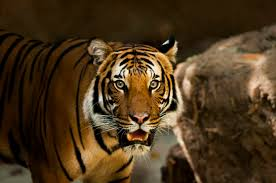
#> input picture Experiment8/image.jpg, 276 x 183 px
$ jupyter execute 'Experiment 8.ipynb'
#> lines starting #> are read from the running program, lines starting #| are printed output that depends on the picture
## High Pass Filter In Frequency Domain

[cell 1]
import cv2
import numpy as np
from matplotlib import pyplot as plt
image = cv2.imread('image.jpg', cv2.IMREAD_GRAYSCALE)
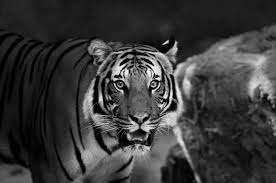
#> image: shape (183, 276); min 0, max 255, mean 57.3

[cell 2]
plt.imshow(image, cmap='gray')
plt.axis("off")
row, col = image.shape
#> row = 183; col = 276

[cell 3]
def centering(image):
  # [4 lines of commented-out code are left out]

  new_image = np.fft.fftshift(image)
  return new_image
# This is not working

## High Pass Filter

[cell 4]
D = np.zeros((row, col))
for i in range(row):
    for j in range(col):
        D[i][j] = np.sqrt((i - row/2) ** 2 + (j - col/2) ** 2)
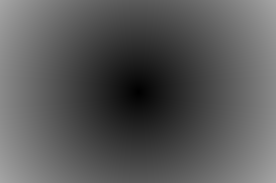
#> D: shape (183, 276) float64; min 0.5, max 165.6, mean 88.9

[cell 5]
def dft2d(image):
    F_uv=np.fft.fft2(image)
    return F_uv

### Ideal HPF

[cell 6]
def high_pass_filter(image, D0):
#> called with D0 = 70
    M, N = image.shape
#> M = 183; N = 276

    dft_shifted = np.fft.fftshift(np.fft.fft2(image))

    # ideal low pass filter
    for u in range(M):
        for v in range(N):
            if D[u, v] < D0:
                dft_shifted[u, v] = 0
    ideal_result = np.real(np.fft.ifft2(np.fft.ifftshift(dft_shifted)))
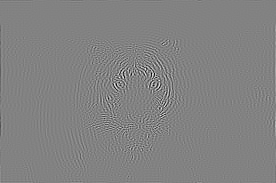
#> ideal_result: shape (183, 276) float64; min -99.57, max 95.18, mean 0; drawn with min black and max white
    return np.abs(ideal_result)
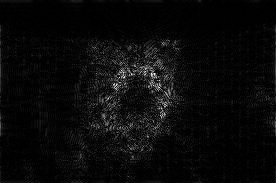
#> returned value: shape (183, 276) float64; min 0.000154, max 99.57, mean 4.1; drawn with min black and max white

[cell 7]
D0 = 70
low_pass_filtered = high_pass_filter(image, D0)

plt.imshow(low_pass_filtered, cmap='gray')
plt.axis("off")

[cell 8]
d0 = [20, 50, 90]
fig, axs = plt.subplots(1, len(d0), figsize=(15, 5))
for idx, d in enumerate(d0):
    low_pass_filtered = high_pass_filter(image, d)
    axs[idx].imshow(low_pass_filtered, cmap='gray')
    axs[idx].axis("off")
    axs[idx].set_title(f'Ideal Low Pass Filter D0 = {d}')
#> this loop made 3 passes
#> pass 1, in high_pass_filter (call 2), `ideal_result = np.real(np.fft.ifft2(np.fft.ifftshift(dft_shifted)))`:
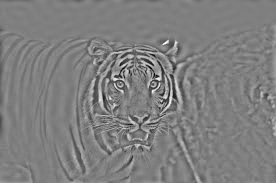
#> ideal_result: shape (183, 276) float64; min -168.6, max 168.1, mean 0; drawn with min black and max white
#> pass 1, `low_pass_filtered = high_pass_filter(image, d)`:
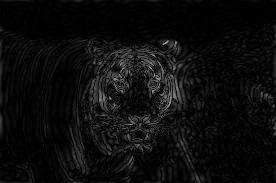
#> low_pass_filtered: shape (183, 276) float64; min 7.18e-05, max 168.6, mean 13.1

plt.tight_layout()
plt.show()
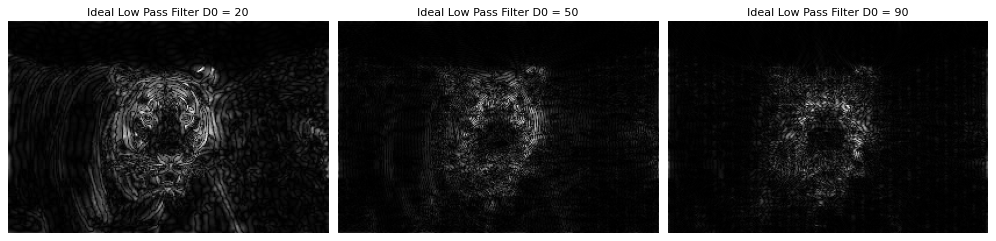
#> figure drawn by matplotlib, 3 panels

### Butterworth HPF

[cell 9]
def butterworth_high_pass_filter(image, D0, n):
    M, N = image.shape

    dft_shifted = np.fft.fftshift(np.fft.fft2(image))

    # butterworth low pass filter
    for u in range(M):
        for v in range(N):
            d = D[u, v]
            dft_shifted[u, v] = 1 / (1 + (D0 / d) ** (2 * n)) * dft_shifted[u, v]

    butterworth_result = np.real(np.fft.ifft2(np.fft.ifftshift(dft_shifted)))
    return np.abs(butterworth_result)

[cell 10]
d0 = 30
n = [1, 3, 7]

fig, axs = plt.subplots(1, len(n), figsize=(15, 5))

for idx, i in enumerate(n):
    butterworth_filtered = butterworth_high_pass_filter(image, d0, i)

    axs[idx].imshow(butterworth_filtered, cmap='gray')
    axs[idx].axis("off")
    axs[idx].set_title(f'Butterworth LPF D0 = {d0}, n = {i}')
#> this loop made 3 passes
#> pass 1, `butterworth_filtered = butterworth_high_pass_filter(image, d0, i)`:
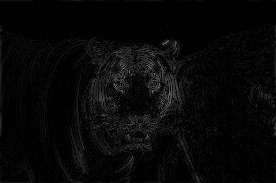
#> butterworth_filtered: shape (183, 276) float64; min 5.87e-06, max 116.4, mean 8

plt.tight_layout()
plt.show()
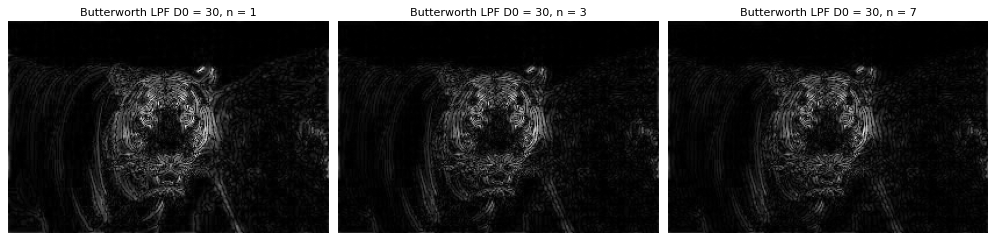
#> figure drawn by matplotlib, 3 panels

[cell 11]
d0 = [30, 60, 90]
n = 3
fig, axs = plt.subplots(1, len(d0), figsize=(15, 5))

for idx, i in enumerate(d0):
    butterworth_filtered = butterworth_high_pass_filter(image, i, n)

    axs[idx].imshow(butterworth_filtered, cmap='gray')
    axs[idx].axis("off")
    axs[idx].set_title(f'Butterworth LPF D0 = {i}, n = {n}')

plt.tight_layout()
plt.show()

### Gaussian HPF

[cell 12]
def gaussian_high_pass_filter(image, D0):
    M, N = image.shape

    dft_shifted = np.fft.fftshift(np.fft.fft2(image))

    # gaussian low pass filter
    for u in range(M):
        for v in range(N):
            d = D[u, v]
            dft_shifted[u, v] =( 1 - np.exp(- (d ** 2) / (2 * D0 ** 2))) * dft_shifted[u, v]

    gaussian_result = np.real(np.fft.ifft2(np.fft.ifftshift(dft_shifted)))
    return np.abs(gaussian_result)

[cell 13]
d0 = [30, 50, 100]
fig, axs = plt.subplots(1, len(d0), figsize=(15, 5))
for idx, d in enumerate(d0):
    gaussian_filtered = gaussian_high_pass_filter(image, d)
    axs[idx].imshow(gaussian_filtered, cmap='gray')
    axs[idx].axis("off")
    axs[idx].set_title(f'Gaussian Low Pass Filter D0 = {d}')

plt.tight_layout()
plt.show()
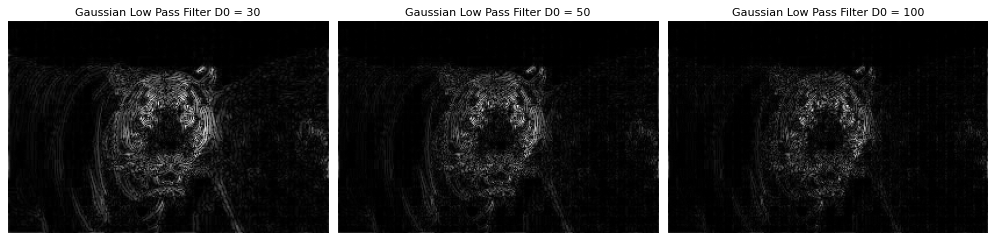
#> figure drawn by matplotlib, 3 panels
